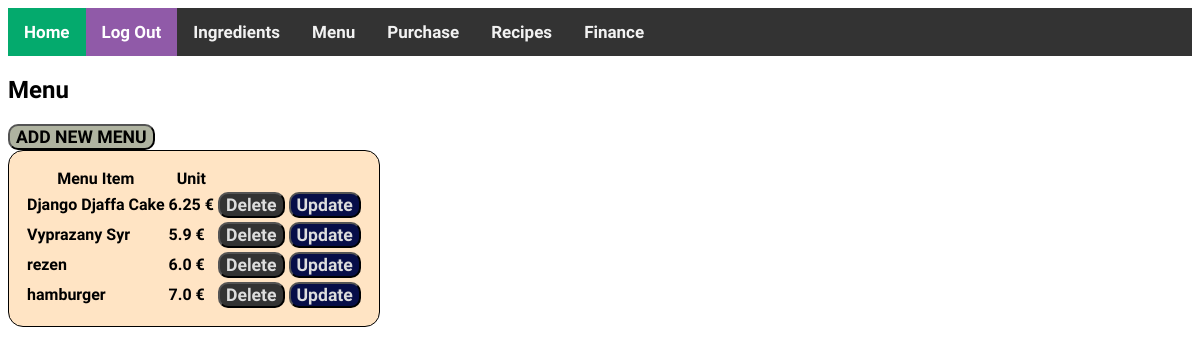
Before: /menu/ (signed in) with the older database file.
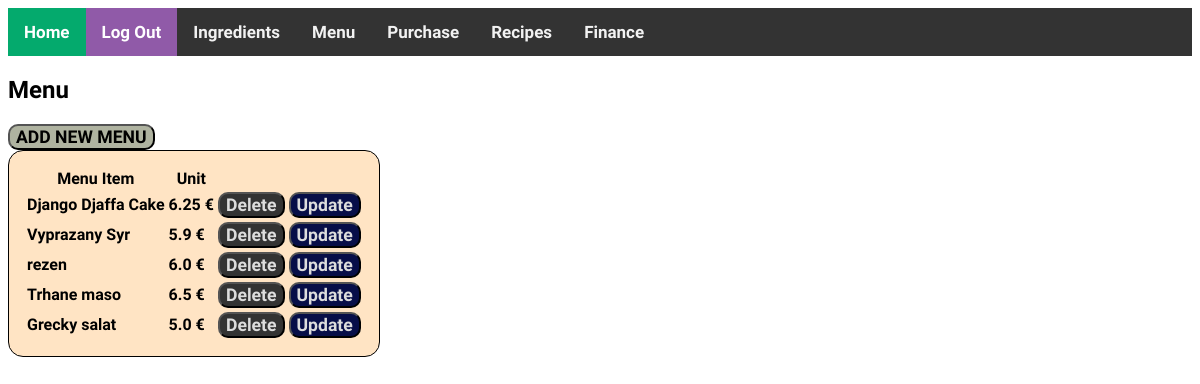
After: the same page with the newer database file.
### inventory/models.py (models this page shows, shortened)
class MenuItem(models.Model):
    name = models.CharField(max_length=200)
    price = models.FloatField(default=0)

### inventory/views.py (the view)
# urls.py: path('menu/', views.MenuView.as_view(), name='menu'),
class MenuView(LoginRequiredMixin, ListView):
    template_name = 'inventory/menu.html'
    model = MenuItem

### inventory/templates/inventory/menu.html (shortened to what this page needs)
{% extends 'base.html' %}
{% load static %}
{% block content %}
    <div>
        <h2>Menu</h2>
        <a href="{% url 'create_menu' %}"><button class="create-button">ADD NEW MENU</button></a>
        <table class="inventory-table">
            <thead>
                <tr>
                    <th>Menu Item</th>
                    <th>Unit</th>
                    <th></th>
                </tr>
            </thead>
            <tbody>
                {% for item in object_list %}
                <tr>
                    <td>{{ item.name }}</td>
                    <td> {{ item.price }} €</td>
                    <td><a href="{% url "delete_menu" item.id %}"><button class="del-button">Delete</button></a></td>
                    <td><a href="{% url "update_menu" item.id %}"><button class="update-button">Update</button></a></td>
                </tr>
                {% endfor %}
      </tbody>
    </table>
  </div>
{% endblock %}

Changed rows visible on the page:
removed MenuItem: name "hamburger", price "7.0"
added MenuItem: name "Trhane maso", price "6.5"
added MenuItem: name "Grecky salat", price "5.0"
